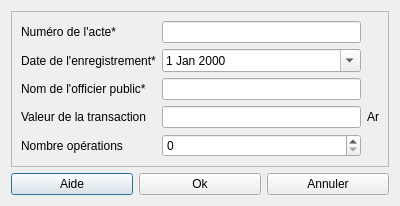
<?xml version="1.0" encoding="UTF-8"?>
<ui version="4.0">
 <class>Dialog</class>
 <widget class="QDialog" name="Dialog">
  <property name="geometry">
   <rect>
    <x>0</x>
    <y>0</y>
    <width>400</width>
    <height>195</height>
   </rect>
  </property>
  <property name="windowTitle">
   <string>Acte Public</string>
  </property>
  <layout class="QVBoxLayout" name="verticalLayout">
   <item>
    <widget class="QFrame" name="frame">
     <property name="frameShape">
      <enum>QFrame::StyledPanel</enum>
     </property>
     <property name="frameShadow">
      <enum>QFrame::Raised</enum>
     </property>
     <layout class="QGridLayout" name="gridLayout_2">
      <item row="0" column="0">
       <layout class="QGridLayout" name="gridLayout">
        <item row="0" column="0">
         <widget class="QLabel" name="numRoDeLActeLabel">
          <property name="text">
           <string>Numéro de l'acte*</string>
          </property>
         </widget>
        </item>
        <item row="1" column="1">
         <widget class="QDateEdit" name="dateEditEnregistrement">
          <property name="calendarPopup">
           <bool>true</bool>
          </property>
         </widget>
        </item>
        <item row="2" column="1">
         <widget class="QLineEdit" name="lineEditNomOfficierPublic"/>
        </item>
        <item row="0" column="1">
         <widget class="QLineEdit" name="lineEditNumActe"/>
        </item>
        <item row="1" column="0">
         <widget class="QLabel" name="dateDeLEnregistrementLabel">
          <property name="text">
           <string>Date de l'enregistrement*</string>
          </property>
         </widget>
        </item>
        <item row="3" column="1">
         <widget class="QLineEdit" name="lineEditValeurTransanction"/>
        </item>
        <item row="2" column="0">
         <widget class="QLabel" name="nomDeLOfficierPublicLabel">
          <property name="text">
           <string>Nom de l'officier public*</string>
          </property>
         </widget>
        </item>
        <item row="4" column="1">
         <widget class="QSpinBox" name="spinBoxNombreOperations"/>
        </item>
        <item row="4" column="0">
         <widget class="QLabel" name="nombreOpRationsLabel">
          <property name="text">
           <string>Nombre opérations</string>
          </property>
         </widget>
        </item>
        <item row="3" column="0">
         <widget class="QLabel" name="valeurDeLaTransactionLabel">
          <property name="text">
           <string>Valeur de la transaction</string>
          </property>
         </widget>
        </item>
        <item row="3" column="2">
         <widget class="QLabel" name="label">
          <property name="text">
           <string>Ar</string>
          </property>
         </widget>
        </item>
       </layout>
      </item>
     </layout>
    </widget>
   </item>
   <item>
    <layout class="QHBoxLayout" name="horizontalLayout">
     <item>
      <widget class="QPushButton" name="btnAide">
       <property name="text">
        <string>Aide</string>
       </property>
      </widget>
     </item>
     <item>
      <widget class="QPushButton" name="btnOk">
       <property name="text">
        <string>Ok</string>
       </property>
      </widget>
     </item>
     <item>
      <widget class="QPushButton" name="btnAnnuler">
       <property name="text">
        <string>Annuler</string>
       </property>
      </widget>
     </item>
    </layout>
   </item>
  </layout>
 </widget>
 <resources/>
 <connections/>
</ui>
